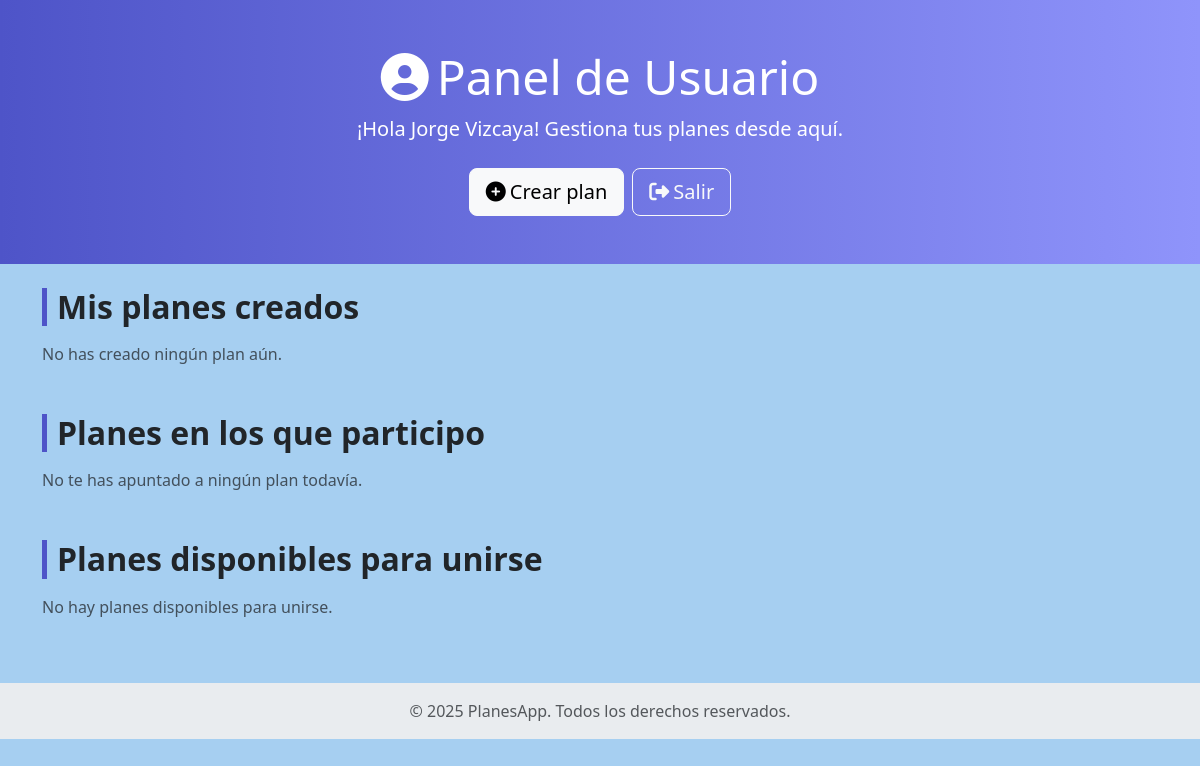
Page /dashboard.php (signed in) on the earlier database version.
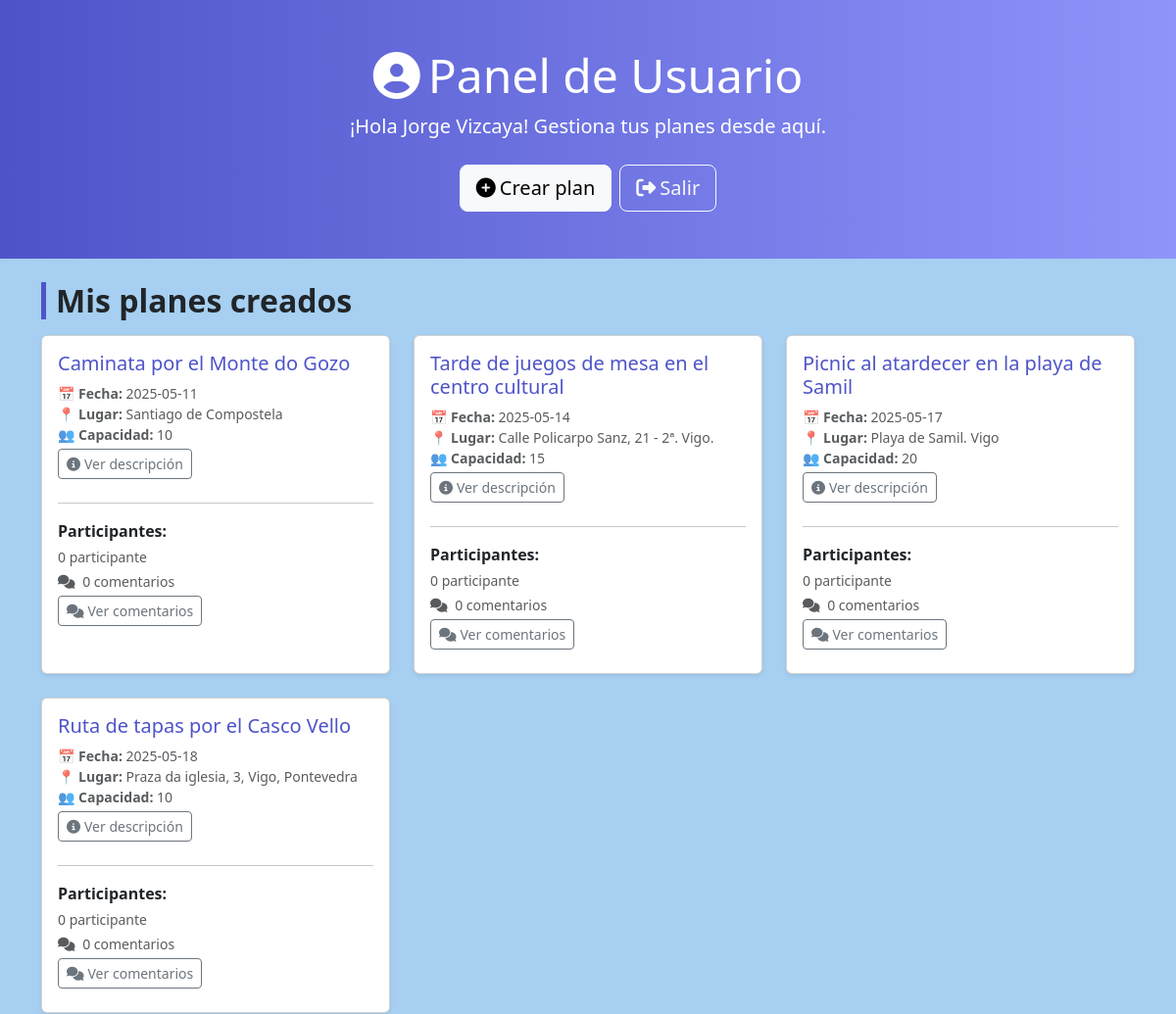
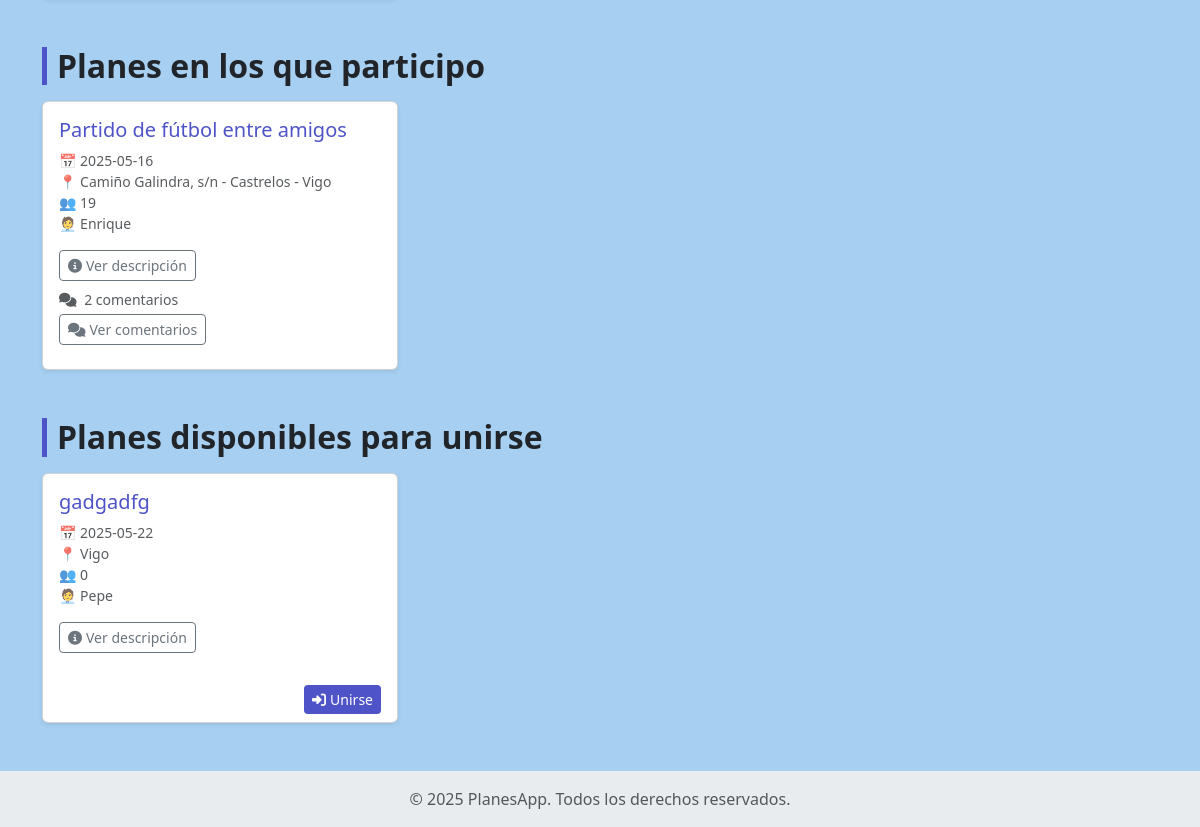
Same page on the later database version (2 pictures, top to bottom).
### tables this page shows
CREATE TABLE `planes` (
  `id` int(11) NOT NULL AUTO_INCREMENT,
  `titulo` varchar(255) DEFAULT NULL,
  `descripcion` text DEFAULT NULL,
  `fecha` date DEFAULT NULL,
  `lugar` varchar(255) DEFAULT NULL,
  `capacidad` int(11) DEFAULT NULL,
  `creador_id` int(11) DEFAULT NULL,
  PRIMARY KEY (`id`),
  KEY `creador_id` (`creador_id`),
  CONSTRAINT `planes_ibfk_1` FOREIGN KEY (`creador_id`) REFERENCES `usuarios` (`id`)
);

CREATE TABLE `usuarios` (
  `id` int(11) NOT NULL AUTO_INCREMENT,
  `nombre` varchar(100) NOT NULL,
  `apellidos` varchar(150) NOT NULL,
  `email` varchar(255) NOT NULL,
  `password` varchar(255) NOT NULL,
  PRIMARY KEY (`id`),
  UNIQUE KEY `email` (`email`)
);

### dashboard.php (the view, shortened to what the changed rows need)
<?php
require 'includes/db.php';
$user_id = $_SESSION['user_id'];
$stmt = $pdo->prepare('SELECT * FROM planes WHERE creador_id = ?');
$stmt->execute([$user_id]);
$mis_planes = $stmt->fetchAll();
$stmt2 = $pdo->prepare('SELECT p.*, u.nombre AS creador_nombre FROM planes p
                        JOIN participantes pa ON p.id = pa.plan_id
                        JOIN usuarios u ON p.creador_id = u.id
                        WHERE pa.usuario_id = ?');
$stmt2->execute([$user_id]);
$planes_apuntado = $stmt2->fetchAll();
$stmt3 = $pdo->prepare('SELECT p.*, u.nombre AS creador_nombre FROM planes p
                        JOIN usuarios u ON p.creador_id = u.id
                        WHERE p.creador_id != ? AND p.id NOT IN (
                            SELECT plan_id FROM participantes WHERE usuario_id = ?
                        )');
$stmt3->execute([$user_id, $user_id]);
$planes_disponibles = $stmt3->fetchAll();
$participantes_por_plan = [];
foreach ($mis_planes as $plan) {
    $stmt_part = $pdo->prepare('SELECT u.nombre, u.apellidos FROM participantes pa JOIN usuarios u ON pa.usuario_id = u.id WHERE pa.plan_id = ?');
    $stmt_part->execute([$plan['id']]);
    $participantes_por_plan[$plan['id']] = $stmt_part->fetchAll(PDO::FETCH_ASSOC);
}
$comentarios_por_plan = [];
foreach (array_merge($mis_planes, $planes_apuntado) as $plan) {
    $stmt_comentarios = $pdo->prepare('SELECT c.*, u.nombre FROM comentarios c JOIN usuarios u ON c.usuario_id = u.id WHERE c.plan_id = ? ORDER BY c.fecha DESC');
    $stmt_comentarios->execute([$plan['id']]);
    $comentarios_por_plan[$plan['id']] = $stmt_comentarios->fetchAll(PDO::FETCH_ASSOC);
}
?>
<!DOCTYPE html>
<html lang="es">
<head>
    <link href="https://cdn.jsdelivr.net/npm/bootstrap@5.3.2/dist/css/bootstrap.min.css" rel="stylesheet">
    <link rel="stylesheet" href="https://cdnjs.cloudflare.com/ajax/libs/font-awesome/6.5.0/css/all.min.css">
    <link rel="stylesheet" href="css/dashboard.css">
</head>
<body>
    <section class="hero-section text-white text-center py-5 mb-4">
        <div class="container">
            <h1 class="display-5 mb-2"><i class="fas fa-user-circle me-2"></i>Panel de Usuario</h1>
        </div>
    </section>
    <div class="container pb-5">
        <section class="mb-5">
            <h2 class="section-title mb-3">Mis planes creados</h2>
            <?php if ($mis_planes): ?>
                <div class="row g-4">
                    <?php foreach ($mis_planes as $plan): ?>
                        <div class="col-md-6 col-lg-4">
                            <div class="card h-100 shadow-sm">
                                <div class="card-body">
                                    <h5 class="card-title"><?= htmlspecialchars($plan['titulo']) ?></h5>
                                    <p class="text-muted small mb-1">
                                        <strong>📅 Fecha:</strong> <?= $plan['fecha'] ?><br>
                                        <strong>📍 Lugar:</strong> <?= htmlspecialchars($plan['lugar']) ?><br>
                                        <strong>👥 Capacidad:</strong> <?= $plan['capacidad'] ?>
                                    </p>
                                    <button type="button" class="btn btn-sm btn-outline-secondary mb-2" data-bs-toggle="modal"
                                        data-bs-target="#modalDescripcion<?= $plan['id'] ?>">
                                        <i class="fas fa-info-circle me-1"></i>Ver descripción
                                    </button>
                                    <hr>
                                    <p class="mb-1"><strong>Participantes:</strong></p>
                                    <?php
                                        $num_participantes = !empty($participantes_por_plan[$plan['id']]) ? count($participantes_por_plan[$plan['id']]) : 0;
                                    ?>
                                    <p class="text-muted small mb-1"><?= $num_participantes ?> participante<?= $num_participantes > 1 ? 's' : '' ?></p>
                                    <p class="text-muted small mb-1">
                                        <i class="fas fa-comments me-1"></i>
                                        <?= count($comentarios_por_plan[$plan['id']] ?? []) ?> comentario<?= count($comentarios_por_plan[$plan['id']] ?? []) !== 1 ? 's' : '' ?>
                                    </p>
                                    <button type="button" class="btn btn-sm btn-outline-secondary mb-2" data-bs-toggle="modal"
                                        data-bs-target="#modalComentarios<?= $plan['id'] ?>">
                                        <i class="fas fa-comments me-1"></i>Ver comentarios
                                    </button>
                                </div>
                            </div>
                        </div>
                    <?php endforeach; ?>
                </div>
            <?php else: ?>
                <p class="text-muted">No has creado ningún plan aún.</p>
            <?php endif; ?>
        </section>
        <section class="mb-5">
            <h2 class="section-title mb-3">Planes en los que participo</h2>
            <?php if ($planes_apuntado): ?>
                <div class="row g-4">
                    <?php foreach ($planes_apuntado as $plan): ?>
                        <div class="col-md-6 col-lg-4">
                            <div class="card h-100 shadow-sm">
                                <div class="card-body">
                                    <h5 class="card-title"><?= htmlspecialchars($plan['titulo']) ?></h5>
                                    <p class="text-muted small">
                                        📅 <?= $plan['fecha'] ?><br>
                                        📍 <?= htmlspecialchars($plan['lugar']) ?><br>
                                        👥 <?= $plan['capacidad'] ?><br>
                                        🧑‍💼 <?= htmlspecialchars($plan['creador_nombre']) ?>
                                    </p>
                                    <button type="button" class="btn btn-sm btn-outline-secondary mb-2" data-bs-toggle="modal"
                                        data-bs-target="#modalDescripcionParticipante<?= $plan['id'] ?>">
                                        <i class="fas fa-info-circle me-1"></i>Ver descripción
                                    </button>
                                    <p class="text-muted small mb-1">
                                        <i class="fas fa-comments me-1"></i>
                                        <?= count($comentarios_por_plan[$plan['id']] ?? []) ?> comentario<?= count($comentarios_por_plan[$plan['id']] ?? []) !== 1 ? 's' : '' ?>
                                    </p>
                                    <button type="button" class="btn btn-sm btn-outline-secondary mb-2" data-bs-toggle="modal"
                                        data-bs-target="#modalComentarios<?= $plan['id'] ?>">
                                        <i class="fas fa-comments me-1"></i>Ver comentarios
                                    </button>
                                </div>
                            </div>
                        </div>
                    <?php endforeach; ?>
                </div>
            <?php else: ?>
                <p class="text-muted">No te has apuntado a ningún plan todavía.</p>
            <?php endif; ?>
        </section>
        <section>
            <h2 class="section-title mb-3">Planes disponibles para unirse</h2>
            <?php if ($planes_disponibles): ?>
                <div class="row g-4">
                    <?php foreach ($planes_disponibles as $plan): ?>
                        <div class="col-md-6 col-lg-4">
                            <div class="card h-100 shadow-sm d-flex flex-column justify-content-between">
                                <div class="card-body">
                                    <h5 class="card-title"><?= htmlspecialchars($plan['titulo']) ?></h5>
                                    <p class="text-muted small">
                                        📅 <?= $plan['fecha'] ?><br>
                                        📍 <?= htmlspecialchars($plan['lugar']) ?><br>
                                        👥 <?= $plan['capacidad'] ?><br>
                                        🧑‍💼 <?= htmlspecialchars($plan['creador_nombre']) ?>
                                    </p>
                                    <button type="button" class="btn btn-sm btn-outline-secondary mb-2" data-bs-toggle="modal"
                                        data-bs-target="#modalDescripcionDisponible<?= $plan['id'] ?>">
                                        <i class="fas fa-info-circle me-1"></i>Ver descripción
                                    </button>
                                </div>
                                <div class="card-footer bg-transparent border-0 text-end">
                                    <a href="unirse_plan.php?id=<?= $plan['id'] ?>" class="btn btn-primary btn-sm">
                                        <i class="fas fa-sign-in-alt me-1"></i>Unirse
                                    </a>
                                </div>
                            </div>
                        </div>
                    <?php endforeach; ?>
                </div>
            <?php else: ?>
                <p class="text-muted">No hay planes disponibles para unirse.</p>
            <?php endif; ?>
        </section>
    </div>
</body>
</html>

Differences in the rows shown:
added planes: titulo "Caminata por el Monte do Gozo", fecha "2025-05-11", lugar "Santiago de Compostela", capacidad "10", id "0", shown under "Mis planes creados"
added planes: titulo "Tarde de juegos de mesa en el centro cultural", fecha "2025-05-14", lugar "Calle Policarpo Sanz, 21 - 2ª. Vigo.", capacidad "15", id "0", shown under "Mis planes creados"
added planes: titulo "Picnic al atardecer en la playa de Samil", fecha "2025-05-17", lugar "Playa de Samil. Vigo", capacidad "20", id "0", shows "s", shown under "Mis planes creados"
added planes: titulo "Ruta de tapas por el Casco Vello", fecha "2025-05-18", lugar "Praza da iglesia, 3, Vigo, Pontevedra", capacidad "10", id "0", shown under "Mis planes creados"
added planes: titulo "Partido de fútbol entre amigos", fecha "2025-05-16", lugar "Camiño Galindra, s/n - Castrelos - Vigo", capacidad "19", creador.nombre "Enrique", id "2", shown under "Planes en los que participo"
added planes: titulo "gadgadfg", fecha "2025-05-22", lugar "Vigo", capacidad "0", creador.nombre "Pepe", shown under "Planes disponibles para unirse"
Other differences:
text no longer shown: "No has creado ningún plan aún. No te has apuntado a ningún plan todavía. No hay planes disponibles para unirse."
